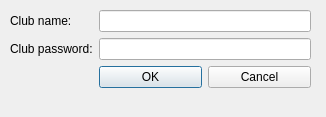
<?xml version="1.0" encoding="UTF-8"?>
<ui version="4.0">
 <class>CreateClub</class>
 <widget class="QDialog" name="CreateClub">
  <property name="geometry">
   <rect>
    <x>0</x>
    <y>0</y>
    <width>326</width>
    <height>117</height>
   </rect>
  </property>
  <property name="windowTitle">
   <string>Dialog</string>
  </property>
  <widget class="QWidget" name="formLayoutWidget">
   <property name="geometry">
    <rect>
     <x>10</x>
     <y>10</y>
     <width>301</width>
     <height>91</height>
    </rect>
   </property>
   <layout class="QFormLayout" name="formLayout">
    <property name="fieldGrowthPolicy">
     <enum>QFormLayout::AllNonFixedFieldsGrow</enum>
    </property>
    <item row="0" column="0">
     <widget class="QLabel" name="lbsClubName">
      <property name="text">
       <string>Club name:</string>
      </property>
     </widget>
    </item>
    <item row="0" column="1">
     <widget class="QLineEdit" name="edClubName"/>
    </item>
    <item row="1" column="0">
     <widget class="QLabel" name="lbsClubPassword">
      <property name="text">
       <string>Club password:</string>
      </property>
     </widget>
    </item>
    <item row="1" column="1">
     <widget class="QLineEdit" name="edClubPassword"/>
    </item>
    <item row="2" column="1">
     <layout class="QHBoxLayout" name="horizontalLayout">
      <item>
       <widget class="QPushButton" name="btOk">
        <property name="text">
         <string>OK</string>
        </property>
       </widget>
      </item>
      <item>
       <widget class="QPushButton" name="btCancel">
        <property name="text">
         <string>Cancel</string>
        </property>
        <property name="autoDefault">
         <bool>false</bool>
        </property>
       </widget>
      </item>
     </layout>
    </item>
   </layout>
  </widget>
 </widget>
 <resources/>
 <connections/>
</ui>
